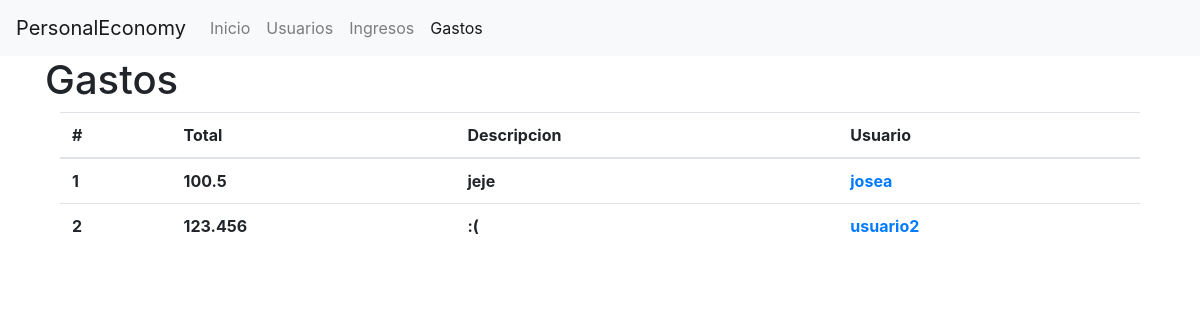
Screenshot of /app/gastos with the database file from the repository.
### appPE/models.py (models this page shows, shortened)
class Gasto(models.Model):
    usuario = models.ForeignKey(Usuario, on_delete=models.CASCADE, default=None, blank=True)
    total = models.FloatField()
    descripcion = models.CharField(max_length=160)
    fecha_hora = models.DateTimeField(auto_now_add=True, null=True, blank=True)
    updated_at = models.DateTimeField(auto_now=True, null=True, blank=True)

class Usuario(models.Model):
    nombre = models.CharField(max_length=60)
    username = models.CharField(max_length=60, unique=True)
    password = models.CharField(max_length=60)
    created_at = models.DateTimeField(auto_now_add=True, null=True, blank=True)
    updated_at = models.DateTimeField(auto_now=True, null=True, blank=True)

### appPE/views.py (the view)
# urls.py: path('', views.index, name="index"),
    def index(request):
        g = Gasto.objects.all()
        return render(request, 'Gasto/gastos.html', {'gastos': g})

### appPE/templates/Gasto/gastos.html (shortened to what this page needs)
{% extends '../base.html' %}
{% block gastos_current %}
active
{%endblock%}
{% block content %}
<div class="container">
    <h1>Gastos</h1>
    <div class="container">
        <table class="table">
            <thead>
                <tr>
                    <th scope="col">#</th>
                    <th scope="col">Total</th>
                    <th scope="col">Descripcion</th>
                    <th scope="col">Usuario</th>
                </tr>
            </thead>
            <tbody>
                {% for e in gastos %}
                    <tr>
                        <th>{{e.pk}}</th>
                        <th>{{e.total}}</th>
                        <th>{{e.descripcion}}</th>
                        <th><a href="/app/usuario/{{e.usuario.username}}">{{e.usuario.username}}</a></th>
                    </tr>
                {% endfor %}
            </tbody>
        </table>
    </div>
</div>
{%endblock%}

### rows the page displays
Gasto: pk "1", total "100.5", descripcion "jeje", usuario.username "josea"
Gasto: pk "2", total "123.456", descripcion ":(", usuario.username "usuario2"
